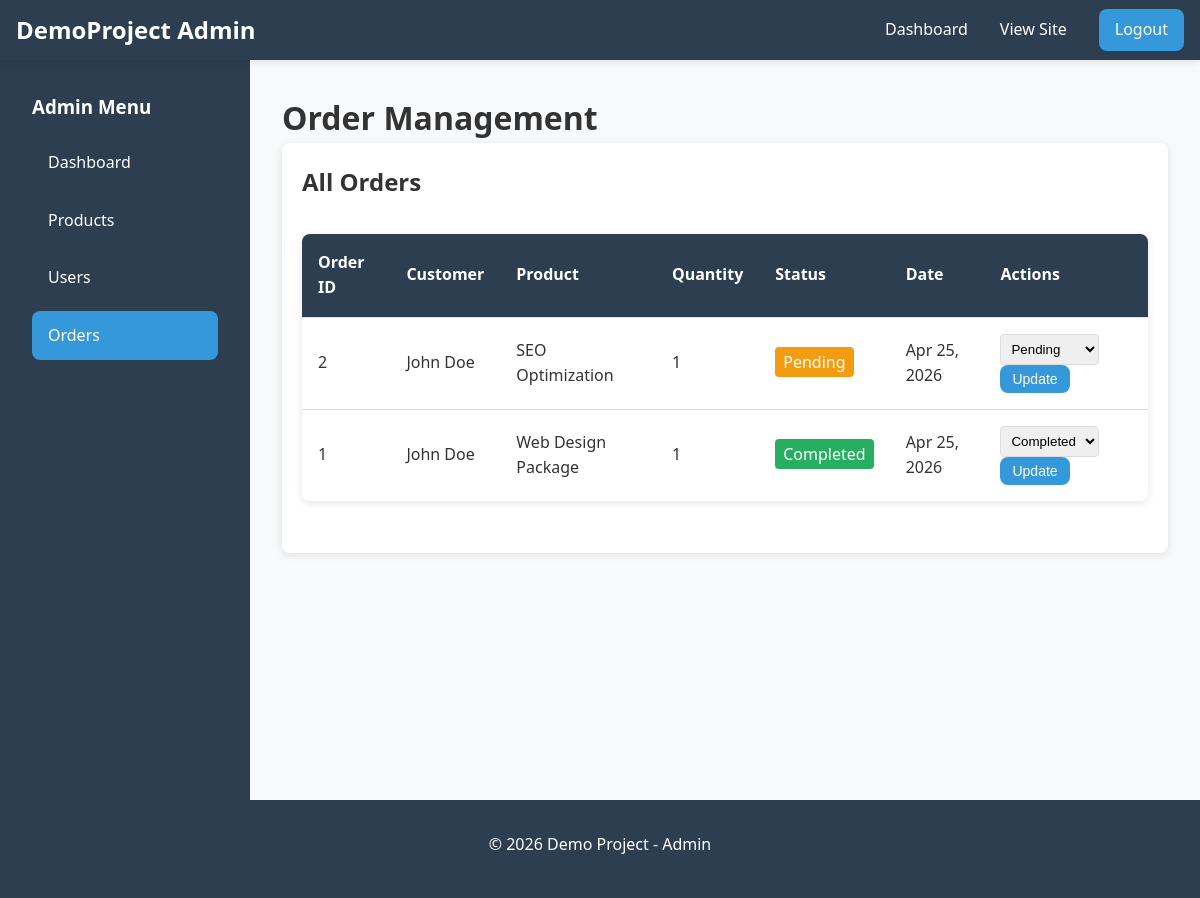
/admin/manage_orders.php (signed in), run on the app's committed database.
### tables this page shows
CREATE TABLE IF NOT EXISTS orders (
    id INT PRIMARY KEY AUTO_INCREMENT,
    user_id INT NOT NULL,
    product_id INT NOT NULL,
    quantity INT NOT NULL DEFAULT 1,
    status ENUM('pending', 'completed', 'cancelled') DEFAULT 'pending',
    created_at TIMESTAMP DEFAULT CURRENT_TIMESTAMP,
    FOREIGN KEY (user_id) REFERENCES users(id),
    FOREIGN KEY (product_id) REFERENCES products(id)
);

CREATE TABLE IF NOT EXISTS users (
    id INT PRIMARY KEY AUTO_INCREMENT,
    name VARCHAR(100) NOT NULL,
    email VARCHAR(100) UNIQUE NOT NULL,
    password VARCHAR(255) NOT NULL,
    role ENUM('user', 'admin') DEFAULT 'user',
    created_at TIMESTAMP DEFAULT CURRENT_TIMESTAMP
);

CREATE TABLE IF NOT EXISTS products (
    id INT PRIMARY KEY AUTO_INCREMENT,
    name VARCHAR(150) NOT NULL,
    description TEXT,
    price DECIMAL(10, 2) NOT NULL,
    image_url VARCHAR(255),
    created_at TIMESTAMP DEFAULT CURRENT_TIMESTAMP
);

### backend/admin_db.php (called while the page is built, shortened)
<?php
require 'db.php';
function getAllOrders() {
    global $connection;
    $query = "SELECT
                o.id,
                o.user_id,
                u.name as user_name,
                o.product_id,
                p.name as product_name,
                o.quantity,
                o.status,
                o.created_at
              FROM orders o
              JOIN users u ON o.user_id = u.id
              JOIN products p ON o.product_id = p.id
              ORDER BY o.id DESC";
    $result = mysqli_query($connection, $query);
    $orders = array();
    while ($row = mysqli_fetch_assoc($result)) {
        $orders[] = $row;
    }
    return $orders;
}
?>

### admin/manage_orders.php (the view, shortened to what this page needs)
<?php
require '../backend/auth.php';
require '../backend/admin_db.php';
$orders = getAllOrders();
?>
<!DOCTYPE html>
<html lang="en">
<head>
    <link rel="stylesheet" href="../frontend/style.css">
</head>
<body>
    <header class="navbar">
        <div class="navbar-container">
            <div class="navbar-logo">
                <a href="index.php">DemoProject Admin</a>
            </div>
            <nav class="navbar-menu">
                <a href="index.php" class="nav-link">Dashboard</a>
                <a href="../frontend/index.php" class="nav-link">View Site</a>
                <a href="../frontend/logout.php" class="nav-link logout-btn">Logout</a>
            </nav>
        </div>
    </header>
    <div class="admin-container">
        <aside class="admin-sidebar">
            <h3>Admin Menu</h3>
            <a href="index.php">Dashboard</a>
            <a href="manage_products.php">Products</a>
            <a href="manage_users.php">Users</a>
            <a href="manage_orders.php" class="active">Orders</a>
        </aside>
        <main class="admin-content">
            <h1>Order Management</h1>
            <div style="background: white; padding: 20px; border-radius: 8px; box-shadow: 0 2px 8px rgba(0,0,0,0.1);">
                <h2>All Orders</h2>
                <?php if (empty($orders)): ?>
                    <p>No orders found.</p>
                <?php else: ?>
                    <table>
                        <thead>
                            <tr>
                                <th>Order ID</th>
                                <th>Customer</th>
                                <th>Product</th>
                                <th>Quantity</th>
                                <th>Status</th>
                                <th>Date</th>
                                <th>Actions</th>
                            </tr>
                        </thead>
                        <tbody>
                            <?php foreach ($orders as $order): ?>
                                <tr>
                                    <td><?php echo htmlspecialchars($order['id']); ?></td>
                                    <td><?php echo htmlspecialchars($order['user_name']); ?></td>
                                    <td><?php echo htmlspecialchars($order['product_name']); ?></td>
                                    <td><?php echo htmlspecialchars($order['quantity']); ?></td>
                                    <td>
                                        <span style="padding: 4px 8px; background-color: <?php
                                            echo $order['status'] === 'completed' ? '#27ae60' : ($order['status'] === 'pending' ? '#f39c12' : '#e74c3c');
                                        ?>; color: white; border-radius: 4px;">
                                            <?php echo ucfirst(htmlspecialchars($order['status'])); ?>
                                        </span>
                                    </td>
                                    <td><?php echo htmlspecialchars(date('M d, Y', strtotime($order['created_at']))); ?></td>
                                    <td>
                                        <form method="POST" style="display: inline;">
                                            <select name="status" style="padding: 6px; border-radius: 4px; border: 1px solid #ddd;">
                                                <option value="pending" <?php echo $order['status'] === 'pending' ? 'selected' : ''; ?>>Pending</option>
                                                <option value="completed" <?php echo $order['status'] === 'completed' ? 'selected' : ''; ?>>Completed</option>
                                            </select>
                                            <button type="submit" class="btn btn-primary" style="padding: 6px 12px; font-size: 14px;">Update</button>
                                        </form>
                                    </td>
                                </tr>
                            <?php endforeach; ?>
                        </tbody>
                    </table>
                <?php endif; ?>
            </div>
        </main>
    </div>
    <footer class="footer">
        <div class="container">
            <p>&copy; 2026 Demo Project - Admin</p>
        </div>
    </footer>
</body>
</html>

### frontend/style.css (style rules this page uses)
:root { --primary-color: #3498db; --primary-hover: #2980b9; --secondary-color: #27ae60; --secondary-hover: #229954; --bg-color: #f8f9fa; --text-color: #333; --text-light: #666; --border-color: #ddd; --danger-color: #e74c3c; --success-color: #27ae60; --spacing-small: 8px; --spacing-medium: 16px; --spacing-large: 32px; --border-radius: 8px; --shadow: 0 2px 8px rgba(0, 0, 0, 0.1); --shadow-lg: 0 4px 16px rgba(0, 0, 0, 0.15); }
* { margin: 0; padding: 0; box-sizing: border-box; }
html, body { font-family: 'Segoe UI', Tahoma, Geneva, Verdana, sans-serif; line-height: 1.6; color: var(--text-color); background-color: var(--bg-color); }
body { display: flex; flex-direction: column; min-height: 100vh; }
main { flex: 1; padding: var(--spacing-large) 0; }
a { text-decoration: none; color: var(--primary-color); }
.container { max-width: 1200px; margin: 0 auto; padding: 0 var(--spacing-medium); }
.navbar { background-color: #2c3e50; box-shadow: var(--shadow); position: sticky; top: 0; z-index: 100; }
.navbar-container { max-width: 1200px; margin: 0 auto; padding: 0 var(--spacing-medium); display: flex; justify-content: space-between; align-items: center; height: 60px; }
.navbar-logo a { color: white; font-size: 24px; font-weight: bold; }
.navbar-menu { display: flex; gap: var(--spacing-large); align-items: center; }
.nav-link { color: white; transition: color 0.3s ease; }
.nav-link.logout-btn, .nav-link.register-btn { background-color: var(--primary-color); padding: 8px 16px; border-radius: var(--border-radius); color: white; }
.btn { display: inline-block; padding: 12px 24px; border-radius: var(--border-radius); border: none; cursor: pointer; font-size: 16px; transition: all 0.3s ease; text-decoration: none; }
.btn-primary { background-color: var(--primary-color); color: white; }
table { width: 100%; border-collapse: collapse; margin: var(--spacing-large) 0; box-shadow: var(--shadow); border-radius: var(--border-radius); overflow: hidden; }
thead { background-color: #2c3e50; color: white; }
th, td { padding: var(--spacing-medium); text-align: left; border-bottom: 1px solid var(--border-color); }
tbody tr:last-child td { border-bottom: none; }
.admin-container { display: flex; gap: 0; min-height: calc(100vh - 60px); }
.admin-sidebar { width: 250px; background-color: #2c3e50; padding: var(--spacing-large); position: sticky; top: 60px; height: calc(100vh - 60px); overflow-y: auto; }
.admin-sidebar h3 { color: white; margin-bottom: var(--spacing-medium); }
.admin-sidebar a { display: block; color: white; padding: 12px var(--spacing-medium); border-radius: var(--border-radius); margin-bottom: 8px; transition: background-color 0.3s ease; }
.admin-sidebar a:hover, .admin-sidebar a.active { background-color: var(--primary-color); }
.admin-content { flex: 1; padding: var(--spacing-large); }
.footer { background-color: #2c3e50; color: white; padding: var(--spacing-large); text-align: center; margin-top: auto; }
.footer p { margin-bottom: 8px; }

### data on the page
orders: id "2", user.name "John Doe", product.name "SEO Optimization", quantity "1", status "Pending", created_at "Apr 25, 2026"
orders: id "1", user.name "John Doe", product.name "Web Design Package", quantity "1", status "Completed", created_at "Apr 25, 2026"
